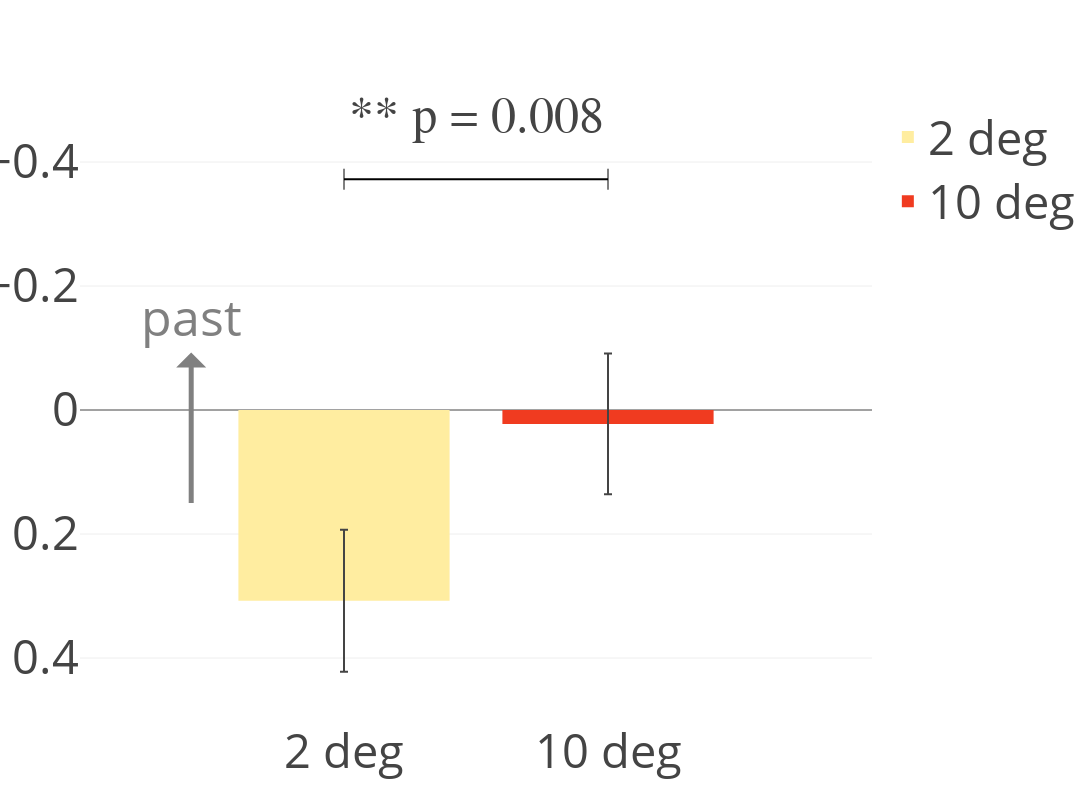

Notebook cell for this chart:
### Code cell
trace_data = []
trace_data.append(go.Bar(x = [str(ecc[0])+' deg'],
                        y = [output['avg_lag_2deg'].mean()],
                        name=str(ecc[0])+' deg',
                        marker = dict(color = colors[0]),
                        error_y = dict(type = 'data',
                                      array = [output['avg_lag_2deg'].std()/np.sqrt(len(output))],
                                      visible=True
                                      )
                        )
                 )

# trace_data.append(go.Bar(x = ['preference to lag -1 over lag 1 responses'],
#                         y = [output['ratio_6deg'].mean()],
#                         name='6 deg',
#                         marker = dict(color = colors[1]),
#                         error_y = dict(type = 'data',
#                                       array = [output['ratio_6deg'].std()/np.sqrt(14)],
#                                       visible=True
#                                       )
#                         )
#                  )

trace_data.append(go.Bar(x = [str(ecc[1]) +' deg'],
                        y = [output['avg_lag_10deg'].mean()],
                        name=str(ecc[1])+' deg',
                        marker = dict(color = colors[1]),
                        error_y = dict(type = 'data',
                                      array = [output['avg_lag_10deg'].std()/np.sqrt(len(output))],
                                      visible=True
                                      )
                        )
                 )

y_max = -max(output['avg_lag_10deg'].mean(), output['avg_lag_2deg'].mean(), 
                   output['avg_lag_10deg'].mean()+output['avg_lag_10deg'].std()/np.sqrt(len(output)),
                  output['avg_lag_2deg'].mean()+ output['avg_lag_2deg'].std()/np.sqrt(len(output))) + 0.05

trace_data.append(go.Scatter(x = [str(i)+' deg' for i in ecc],
                            y = [y_max for i in range(len(ecc))],
                            mode='markers+lines',
                            marker = dict(color='black',size = 15, symbol='line-ns-open'),
                            line = dict(color='black',width = 2),
                            showlegend = False))

# for j,e in enumerate(cuePosdata['cueEccentricity1'].unique().sort(ascending=False)):
#         ecc_data = cuePosdata[cuePosdata['cueEccentricity1']==e]
#         trace_data.append(go.Histogram(x = ecc_data['responsePosRelative0'].to_numpy(), 
#                                   histnorm='probability',name = str(e) + 'deg', opacity = 1, marker = dict(color = colors[1-j]),
#                                       xaxis = 'x2',
#                                       yaxis = 'y2',
#                                       showlegend=False))

pval_text = ['** p = '+str(np.round(avg_p,3)) if round(avg_p,3) < 0.05 else 'n.s']

ystart = 0
ymax1 = 0.35
ymin1 = -0.35
padding = 0.2
xpos1 = 0.0

annotations = [dict(x=0.5,y=y_max-0.1,xref='x',yref='y',text=pval_text[0], showarrow=False, font=dict(family = 'Courier New, monospace',
                                                                                                     size = 50))]
annotations.append(dict(y=ymax1-padding, x=xpos1-padding, ay=ymin1+padding, ax=xpos1-padding, xref='x', axref='x', xshift = -100,
            yref='y', ayref='y', showarrow=True, arrowhead=1, arrowside='start',arrowsize=2, arrowwidth=5, arrowcolor='gray', text = 'past', font = dict(size = 50, color='gray')))
layout = go.Layout(
    barmode='group',
    width = 1200,
    height = 800,
    font = dict(size = font_size-3),
    #title = str(int(len(data)/280))+' participants',
    xaxis = dict(title = '', range = [-1,2], titlefont = dict(size = font_size)),
    yaxis = dict(title = '', range = [0.5,-0.5],titlefont = dict(size = font_size)),
    annotations= annotations,
    #xaxis2 = dict(domain = [0.6, 0.95], anchor = 'y2', range = [-5,5], title = 'SPE', showline=True, mirror=True, titlefont = dict(size = 14)),
    #yaxis2 = dict(domain = [0.6, 0.95], anchor = 'x2', title = 'Prob.', showline=True, mirror=True, titlefont = dict(size = 14))
    )
    
fig = go.Figure(data=trace_data, layout=layout)
iplot(fig, filename='SPE_avg_lag_comparision')

### Figure 1 — Plotly figure (JSON) as saved in the notebook; plotly's stock layout.template omitted (floating-point values rounded to 4 significant figures)
{"data": [{"error_y": {"array": [0.1146], "type": "data", "visible": true}, "marker": {"color": "rgb(255,237,160)"}, "name": "2 deg", "type": "bar", "uid": "771acfc2-d072-4ff9-86e5-94452511c842", "x": ["2 deg"], "y": [0.3076]}, {"error_y": {"array": [0.1134], "type": "data", "visible": true}, "marker": {"color": "rgb(240,59,32)"}, "name": "10 deg", "type": "bar", "uid": "8e0aa02d-be61-42e1-880d-51e42c418634", "x": ["10 deg"], "y": [0.02238]}, {"line": {"color": "black", "width": 2}, "marker": {"color": "black", "size": 15, "symbol": "line-ns-open"}, "mode": "markers+lines", "showlegend": false, "type": "scatter", "uid": "889a3769-0ee6-4ece-8e71-d11e9bb24203", "x": ["2 deg", "10 deg"], "y": [-0.3722, -0.3722]}], "layout": {"annotations": [{"font": {"family": "Courier New, monospace", "size": 50}, "showarrow": false, "text": "** p = 0.008", "x": 0.5, "xref": "x", "y": -0.4722, "yref": "y"}, {"arrowcolor": "gray", "arrowhead": 1, "arrowside": "start", "arrowsize": 2, "arrowwidth": 5, "ax": -0.2, "axref": "x", "ay": -0.15, "ayref": "y", "font": {"color": "gray", "size": 50}, "showarrow": true, "text": "past", "x": -0.2, "xref": "x", "xshift": -100, "y": 0.15, "yref": "y"}], "barmode": "group", "font": {"size": 47}, "height": 800, "width": 1200, "xaxis": {"range": [-1, 2], "title": {"font": {"size": 50}, "text": ""}}, "yaxis": {"range": [0.5, -0.5], "title": {"font": {"size": 50}, "text": ""}}}}
